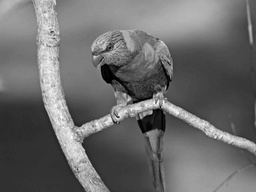
#> input picture HwSolution/Solutions/Hw1/bird.jpg, 256 x 192 px, shrunk from 640 x 480 before the run
$ python hw1_ex4_thiago_pincinato.py
#> lines starting #> are read from the running program, lines starting #| are printed output that depends on the picture
import os
import numpy as np
import matplotlib.pyplot as plt


def test_interp():
    # Tests the interp() function with a known input and output
    # Leads to error if test fails

    x = np.array([1, 2, 3, 4, 5, 6, 7, 8])
    y = np.array([0.2, 0.4, 0.6, 0.4, 0.6, 0.8, 1.0, 1.1])
    x_new = np.array((0.5, 2.3, 3, 5.45))
    y_new_solution = np.array([0.2, 0.46, 0.6, 0.69])
    y_new_result = interp(y, x, x_new)
    np.testing.assert_almost_equal(y_new_solution, y_new_result)


def test_interp_1D():
    # Test the interp_1D() function with a known input and output
    # Leads to error if test fails

    y = np.array([0.2, 0.4, 0.6, 0.4, 0.6, 0.8, 1.0, 1.1])
    y_rescaled_solution = np.array([
        0.20000000000000001, 0.29333333333333333, 0.38666666666666671,
        0.47999999999999998, 0.57333333333333336, 0.53333333333333333,
        0.44000000000000006, 0.45333333333333331, 0.54666666666666663,
        0.64000000000000001, 0.73333333333333339, 0.82666666666666677,
        0.91999999999999993, 1.0066666666666666, 1.0533333333333335,
        1.1000000000000001
    ])
    y_rescaled_result = interp_1D(y, 2)
    np.testing.assert_almost_equal(y_rescaled_solution, y_rescaled_result)

def test_interp_2D():
    # Tests interp_2D() function with a known and unknown output
    # Leads to error if test fails

    matrix = np.array([[1, 2, 3], [4, 5, 6]])
    matrix_scaled = np.array([[1., 1.4, 1.8, 2.2, 2.6, 3.],
                              [2., 2.4, 2.8, 3.2, 3.6, 4.],
                              [3., 3.4, 3.8, 4.2, 4.6, 5.],
                              [4., 4.4, 4.8, 5.2, 5.6, 6.]])

    result = interp_2D(matrix, 2)
    np.testing.assert_almost_equal(matrix_scaled, result)


def interp(y_vals, x_vals, x_new):
    # Computes interpolation at the given abscissas
    #
    # Inputs:
    #   x_vals: Given inputs abscissas, numpy array
    #   y_vals: Given input ordinates, numpy array
    #   x_new : New abscissas to find the respective interpolated ordinates, numpy
    #   arrays
    #
    # Outputs:
    #   y_new: Interpolated values, numpy array

    ################### PLEASE FILL IN THIS PART ###############################
    y_new = np.zeros(x_new.shape[0])
    x0 = np.concatenate(([0], x_vals) , axis=0);
    x1 = np.roll(x0,-1)
    y0 = np.concatenate(([0], y_vals) , axis=0);
    y1 = np.roll(y0,-1)
    for i in range(0, x_new.shape[0]):
        if x_new[i] >= np.max(x0):
            y_new[i] = y0[y0.shape[0] - 1]
        else:
            index = np.min(np.where(x0 > x_new[i])) -1
            if index == 0:
                y_new[i] = y0[1]
            else:
                y_new[i] = y1[index]*((x_new[i] - x0[index])/(x1[index] - x0[index]))
                y_new[i] = y_new[i] + y0[index]*(1 - (x_new[i] - x0[index])/(x1[index] - x0[index]))
    return y_new


def interp_1D(signal, scale_factor):
    # Linearly interpolates one dimensional signal by a given saling fcator
    #
    # Inputs:
    #   signal: A one dimensional signal to be samples from, numpy array
    #   scale_factor: scaling factor, float
    #
    # Outputs:
    #   signal_interp: Interpolated 1D signal, numpy array

    ################### PLEASE FILL IN THIS PART ###############################
    x = np.arange(0, signal.shape[0], 1)
    xnew = np.linspace(0,signal.shape[0]-1, signal.shape[0]*scale_factor)
    signal_interp = interp(signal, x, xnew)
    return signal_interp

def interp_2D(img, scale_factor):
    # Applies bilinear interpolation using 1D linear interpolation
    # It first interpolates in one dimension and passes to the next dimension
    #
    # Inputs:
    #   img: 2D signal/image (grayscale or RGB), numpy array
    #   scale_factor: Scaling factor, float
    #
    # Outputs:
    #   img_interp: interpolated image with the expected output shape, numpy array

    ################### PLEASE FILL IN THIS PART ###############################
#> called with img = array of shape (2, 3), scale_factor = 2
    img_interp = np.zeros(( round(img.shape[0] * scale_factor), round(img.shape[1] * scale_factor)))
    for i in range(0, img.shape[0]):
        img_interp[i, :] = interp_1D(img[i, :], scale_factor)
    for i in range(0, img_interp.shape[1]):
        img_interp[:, i] = interp_1D(img_interp[np.arange(0, img.shape[0]), i], scale_factor)
    return img_interp


# set arguments
filename = 'bird.jpg'
#filename = 'butterfly.jpg'
#filename = 'monkey_face.jpg'
scale_factor = 2  # Scaling factor

# Before trying to directly test the bilinear interpolation on an image, we
# test the intermediate functions to see if the functions that are coded run
# correctly and give the expected results.

print('...................................................')
print('Testing test_interp()...')
test_interp()
print('done.')

print('Testing interp_1D()....')
test_interp_1D()
print('done.')

print('Testing interp_2D()....')
test_interp_2D()
print('done.')


print('Testing bilinear interpolation of an image...')


# Read image as a matrix, get image shapes before and after interpolation
img = (plt.imread(filename)).astype('float')  # need to convert to float
#> img: shape (192, 256) float64; min 0, max 254, mean 107.5
in_shape = img.shape  # Input image shape
#> in_shape = (192, 256)
# Apply bilinear interpolation
is_gray = not(np.min(in_shape) == 3)
#> is_gray = True
if is_gray == True:
    img_int = interp_2D(img, scale_factor)
#> call 2 of interp_2D, with scale_factor = 2
#> after the loop in interp_2D (call 2), `for i in range(0, img.shape[0]):`:
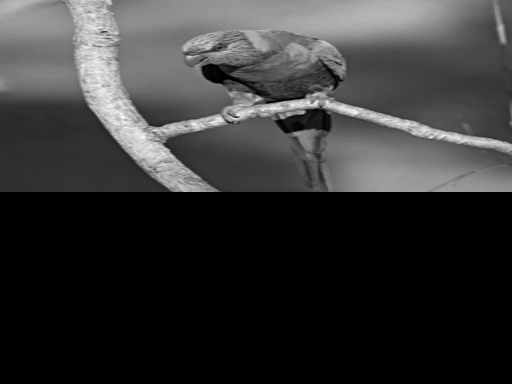
#> img_interp: shape (384, 512) float64; min 0, max 251.1, mean 53.8
else:
    R = interp_2D(img[:, :, 0], scale_factor)
    G = interp_2D(img[:, :, 1], scale_factor)
    B = interp_2D(img[:, :, 2], scale_factor)
    img_int = np.zeros((R.shape[0], R.shape[1], 3))
    img_int[:, :, 0] = R
    img_int[:, :, 1] = G
    img_int[:, :, 2] = B
print('done.')
# Now, we save the interpolated image and show the results
print('Plotting and saving results...')
plt.figure()
if is_gray == True:
    plt.imshow(img_int.astype('uint8'), cmap="gray")  # Get back to uint8 data type
else:
    plt.imshow(img_int.astype('uint8'))
filename, _ = os.path.splitext(filename)
plt.savefig('{}_rescaled.jpg'.format(filename))
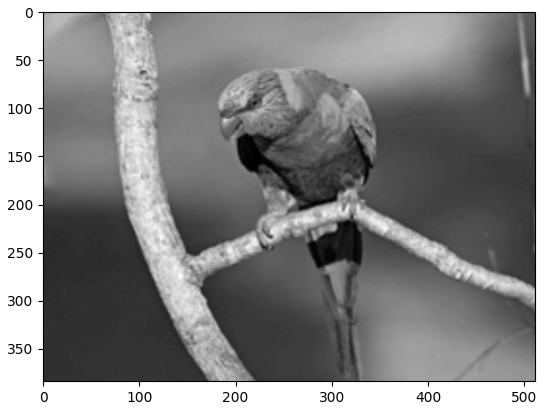
#> figure drawn by matplotlib, 1 panel
plt.close()
plt.figure()
plt.subplot(1, 2, 1)

if is_gray == True:
    plt.imshow(img.astype('uint8'), cmap="gray")
else:
    plt.imshow(img.astype('uint8'))

plt.title('Original')
plt.subplot(1, 2, 2)

if is_gray == True:
    plt.imshow(img_int.astype('uint8'), cmap="gray")
else:
   plt.imshow(img_int.astype('uint8'))
print("test")
plt.title('Rescaled by {:2f}'.format(scale_factor))
print('Do not forget to close the plot window --- it happens:) ')
plt.show()
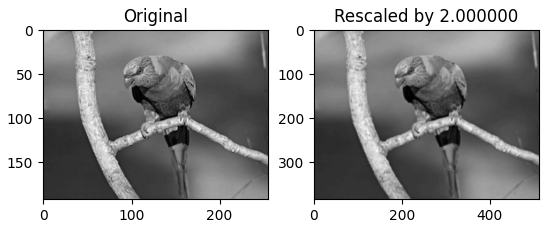
#> figure drawn by matplotlib, 2 panels
print('done.')

$ run again, with HwSolution/Solutions/Hw1/butterfly.jpg copied over HwSolution/Solutions/Hw1/bird.jpg
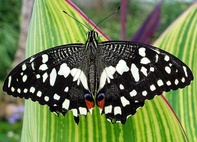
#> input picture HwSolution/Solutions/Hw1/butterfly.jpg, 197 x 142 px, shrunk from 493 x 356 before the run
#> after the loop in interp_2D (call 4), `for i in range(0, img_interp.shape[1]):`:
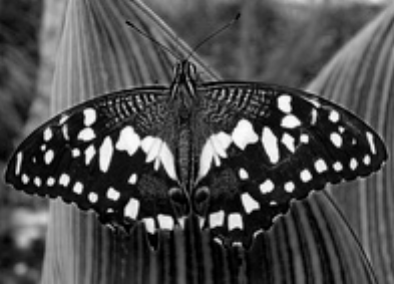
#> img_interp: shape (284, 394) float64; min 0, max 252.5, mean 77.3
#> `img_int[:, :, 2] = B`:
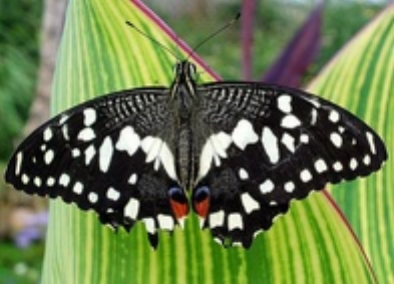
#> img_int: shape (284, 394, 3) float64; mean of channels 0, 1, 2 106.9, 123.4, 77.3; drawn as R, G, B
